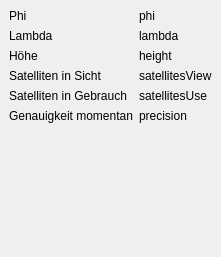
<?xml version="1.0" encoding="UTF-8"?>
<ui version="4.0">
 <class>SatelliteInfo</class>
 <widget class="QMainWindow" name="SatelliteInfo">
  <property name="geometry">
   <rect>
    <x>0</x>
    <y>0</y>
    <width>202</width>
    <height>257</height>
   </rect>
  </property>
  <property name="windowTitle">
   <string>MainWindow</string>
  </property>
  <widget class="QWidget" name="centralwidget">
   <layout class="QFormLayout" name="formLayout">
    <property name="fieldGrowthPolicy">
     <enum>QFormLayout::AllNonFixedFieldsGrow</enum>
    </property>
    <item row="0" column="0">
     <widget class="QLabel" name="label">
      <property name="text">
       <string>Phi</string>
      </property>
     </widget>
    </item>
    <item row="0" column="1">
     <widget class="QLabel" name="phi">
      <property name="text">
       <string>phi</string>
      </property>
     </widget>
    </item>
    <item row="1" column="0">
     <widget class="QLabel" name="label_2">
      <property name="text">
       <string>Lambda</string>
      </property>
     </widget>
    </item>
    <item row="1" column="1">
     <widget class="QLabel" name="lambda">
      <property name="text">
       <string>lambda</string>
      </property>
     </widget>
    </item>
    <item row="2" column="0">
     <widget class="QLabel" name="label_3">
      <property name="text">
       <string>Höhe</string>
      </property>
     </widget>
    </item>
    <item row="2" column="1">
     <widget class="QLabel" name="height">
      <property name="text">
       <string>height</string>
      </property>
     </widget>
    </item>
    <item row="3" column="0">
     <widget class="QLabel" name="label_4">
      <property name="text">
       <string>Satelliten in Sicht</string>
      </property>
     </widget>
    </item>
    <item row="3" column="1">
     <widget class="QLabel" name="satellitesView">
      <property name="text">
       <string>satellitesView</string>
      </property>
     </widget>
    </item>
    <item row="4" column="0">
     <widget class="QLabel" name="label_5">
      <property name="text">
       <string>Satelliten in Gebrauch</string>
      </property>
     </widget>
    </item>
    <item row="4" column="1">
     <widget class="QLabel" name="satellitesUse">
      <property name="text">
       <string>satellitesUse</string>
      </property>
     </widget>
    </item>
    <item row="5" column="0">
     <widget class="QLabel" name="label_6">
      <property name="text">
       <string>Genauigkeit momentan</string>
      </property>
     </widget>
    </item>
    <item row="5" column="1">
     <widget class="QLabel" name="precision">
      <property name="text">
       <string>precision</string>
      </property>
     </widget>
    </item>
   </layout>
  </widget>
  <widget class="QMenuBar" name="menubar">
   <property name="geometry">
    <rect>
     <x>0</x>
     <y>0</y>
     <width>202</width>
     <height>21</height>
    </rect>
   </property>
  </widget>
 </widget>
 <resources/>
 <connections/>
</ui>
